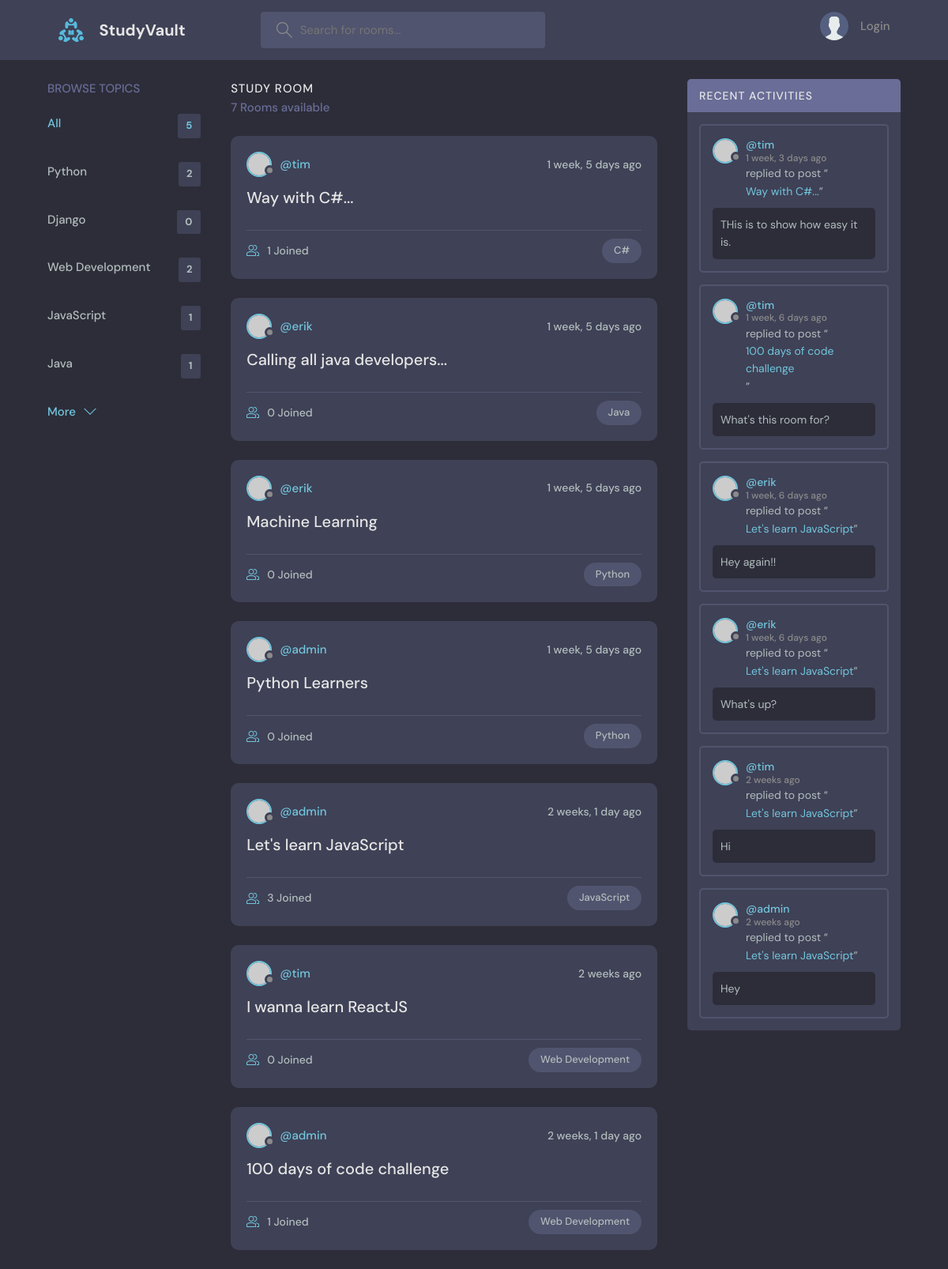
The page / on the database its author committed.
### base/models.py (models this page shows, shortened)
class Topic(models.Model):
    name = models.CharField(max_length=300)

class Room(models.Model):
    host = models.ForeignKey(User, on_delete=models.SET_NULL, null=True)
    topic = models.ForeignKey(Topic, on_delete=models.SET_NULL, null=True)
    name = models.CharField(max_length=300)
    description = models.TextField(null=True, blank=True)
    participants = models.ManyToManyField(User, related_name='participants', blank=True)
    updated = models.DateTimeField(auto_now=True)
    created = models.DateTimeField(auto_now_add=True)
    class Meta:
        ordering = ['-updated', '-created']
    def __str__(self):
        return self.name

class Message(models.Model):
    user = models.ForeignKey(User, on_delete=models.CASCADE)
    room = models.ForeignKey(Room, on_delete=models.CASCADE)
    body = models.TextField()
    updated = models.DateTimeField(auto_now=True)
    created = models.DateTimeField(auto_now_add=True)
    class Meta:
        ordering = ['-updated', '-created']
    def __str__(self):
        return self.body[0:50]

### base/views.py (the view)
# urls.py: path('', views.home, name="home"),
def home(request):
    q = request.GET.get('q') if request.GET.get('q') != None else ''
    rooms = Room.objects.filter(
        Q(topic__name__icontains=q) |
        Q(name__icontains=q) |
        Q(description__icontains=q)
        )
    room_count = rooms.count()
    topics = Topic.objects.all()[:5]
    room_messages = Message.objects.filter(Q(room__topic__name__icontains=q))
    context = {'rooms': rooms, 'room_count': room_count, 'topics': topics, 'room_messages': room_messages}
    return render(request, 'base/home.html', context)

### base/templates/base/home.html (shortened to what this page needs)
{% extends 'main.html' %}
{% block content %}
<main class="layout layout--3">
  <div class="container">
    {% include 'base/topics_component.html' %}
    <div class="roomList">
      <div class="roomList__header">
        <div>
          <h2>Study Room</h2>
          <p>{{ room_count }} Rooms available</p>
        </div>
      </div>
      {% include 'base/feed_component.html' %}
    </div>
    {% include 'base/activity_component.html' %}
  </div>
</main>
{% endblock content %}

### base/templates/base/topics_component.html
<div class="topics">
    <div class="topics__header">
        <h2>Browse Topics</h2>
    </div>
    <ul class="topics__list">
        <li>
            <a href="{% url 'home' %}" class="active">All <span>{{ topics.count }}</span></a>
        </li>
        {% for topic in topics %}
        <li>
            <a href="{% url 'home' %}?q={{ topic.name }}">{{ topic.name }} <span>{{ topic.room_set.all.count }}</span></a>
        </li>
        {% endfor %}
    </ul>
    <a class="btn btn--link" href="{% url 'topics' %}">
        More
        <svg version="1.1" xmlns="http://www.w3.org/2000/svg" width="32" height="32" viewBox="0 0 32 32">
            <title>chevron-down</title>
            <path d="M16 21l-13-13h-3l16 16 16-16h-3l-13 13z"></path>
        </svg>
    </a>
</div>

### base/templates/base/feed_component.html (shortened to what this page needs)
{% for room in rooms %}
<div class="roomListRoom">
    <div class="roomListRoom__header">
      <a href="{% url 'user-profile' room.host.id %}" class="roomListRoom__author">
        <div class="avatar avatar--small">
          <img src="https://randomuser.me/api/portraits/women/11.jpg" />
        </div>
        <span>@{{ room.host.username }}</span>
      </a>
      <div class="roomListRoom__actions">
        <span>{{ room.created|timesince }} ago</span>
      </div>
    </div>
    <div class="roomListRoom__content">
      <a href="{% url 'room' room.id %}">{{ room.name }}</a>
    </div>
    <div class="roomListRoom__meta">
      <a href="{% url 'room' room.id %}" class="roomListRoom__joined">
        {{ room.participants.all.count }} Joined
      </a>
      <p class="roomListRoom__topic">{{ room.topic.name }}</p>
    </div>
  </div>
{% endfor %}

### base/templates/base/activity_component.html (shortened to what this page needs)
<div class="activities">
    <div class="activities__header">
        <h2>Recent Activities</h2>
    </div>
    {% for message in room_messages %}
    <div class="activities__box">
        <div class="activities__boxHeader roomListRoom__header">
            <a href="{% url 'user-profile' message.user.id %}" class="roomListRoom__author">
                <div class="avatar avatar--small">
                    <img src="https://randomuser.me/api/portraits/women/11.jpg" />
                </div>
                <p>
                    @{{ message.user }}
                    <span>{{ message.created|timesince }} ago</span>
                </p>
            </a>
        </div>
        <div class="activities__boxContent">
            <p>replied to post “<a href="{% url 'room' message.room.id %}">{{ message.room }}</a>”</p>
            <div class="activities__boxRoomContent">
                <p>{{ message }}</p>
            </div>
        </div>
    </div>
    {% endfor %}
</div>

### rows shown on the page
Topic: name "Python", room_set.all.count "2"
Topic: name "Django", room_set.all.count "0"
Topic: name "Web Development", room_set.all.count "2"
Topic: name "JavaScript", room_set.all.count "1"
Topic: name "Java", room_set.all.count "1"
Room: host.username "tim", created "1 week, 5 days", name "Way with C#...", participants.all.count "1", topic.name "C#"
Room: host.username "erik", created "1 week, 5 days", name "Calling all java developers...", participants.all.count "0", topic.name "Java"
Room: host.username "erik", created "1 week, 5 days", name "Machine Learning", participants.all.count "0", topic.name "Python"
Room: host.username "admin", created "1 week, 5 days", name "Python Learners", participants.all.count "0", topic.name "Python"
Room: host.username "admin", created "2 weeks, 1 day", name "Let's learn JavaScript", participants.all.count "3", topic.name "JavaScript"
Room: host.username "tim", created "2 weeks", name "I wanna learn ReactJS", participants.all.count "0", topic.name "Web Development"
Room: host.username "admin", created "2 weeks, 1 day", name "100 days of code challenge", participants.all.count "1", topic.name "Web Development"
Message: user "tim", created "1 week, 3 days", room "Way with C#...", body "THis is to show how easy it is."
Message: user "tim", created "1 week, 6 days", room "100 days of code challenge", body "What's this room for?"
Message: user "erik", created "1 week, 6 days", room "Let's learn JavaScript", body "Hey again!!"
Message: user "erik", created "1 week, 6 days", room "Let's learn JavaScript", body "What's up?"
Message: user "tim", created "2 weeks", room "Let's learn JavaScript", body "Hi"
Message: user "admin", created "2 weeks", room "Let's learn JavaScript", body "Hey"

### other values the page prints
{{ topics.count }} "5"
{{ room_count }} "7"
